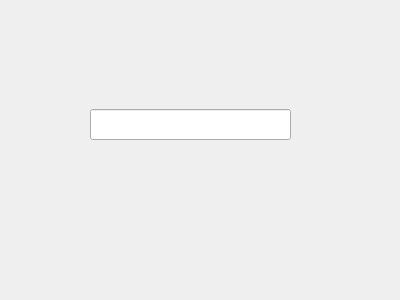
<?xml version="1.0" encoding="UTF-8"?>
<ui version="4.0">
 <class>BarScannerDlg</class>
 <widget class="QDialog" name="BarScannerDlg">
  <property name="geometry">
   <rect>
    <x>0</x>
    <y>0</y>
    <width>400</width>
    <height>300</height>
   </rect>
  </property>
  <property name="windowTitle">
   <string>Dialog</string>
  </property>
  <widget class="QLineEdit" name="lineEditScannerCode">
   <property name="geometry">
    <rect>
     <x>90</x>
     <y>109</y>
     <width>201</width>
     <height>31</height>
    </rect>
   </property>
  </widget>
 </widget>
 <resources/>
 <connections/>
</ui>
